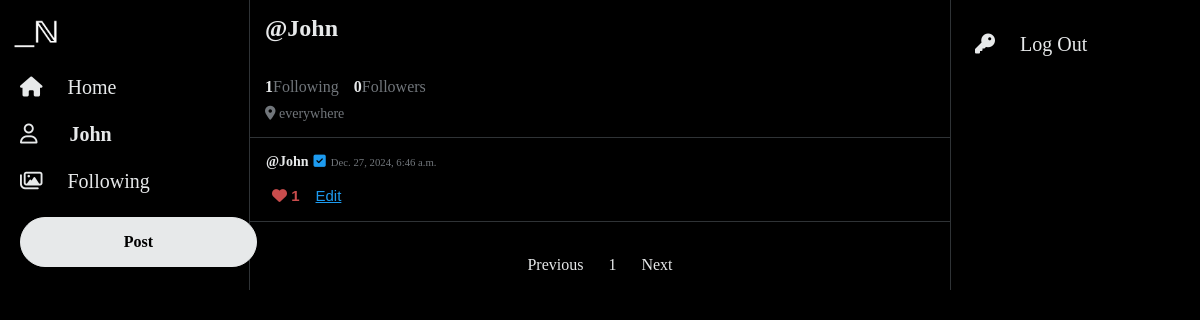
Before: /profile/6 (signed in) with the older database file.
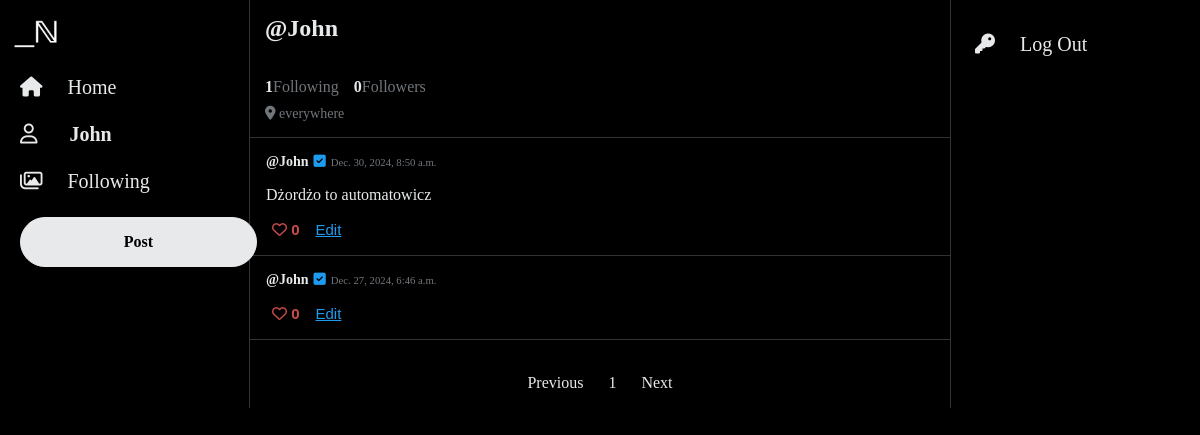
After: the same page with the newer database file.
### network/models.py (models this page shows, shortened)
class User(AbstractUser):
    pass

class Tweet(models.Model):
    author = models.ForeignKey(User, on_delete=models.CASCADE)
    tweetText = models.CharField(max_length=255)
    posted = models.DateTimeField(auto_now_add=True)
    like = models.ManyToManyField(User, blank=True, related_name="likes")

### network/views.py (the view)
# urls.py: path("profile/<int:user_id>", views.profile, name="profile"),
@login_required(redirect_field_name='my_redirect_field')
def profile(request, user_id):
    profile = User.objects.get(id=user_id)
    if Follow.objects.filter(user=user_id, followed_by=request.user).exists():
        following_status = True
    else:
        following_status = False
    followList = []
    following = request.user.following.all()
    for x in following:
        followList.append(x.user.id)
    tweets = Tweet.objects.filter(author=user_id).order_by('-posted')
    paginator = Paginator(tweets, 10)
    page_number = request.GET.get('page')
    page_obj = paginator.get_page(page_number)
    return render(request, "network/profile.html", {
        "page_obj": page_obj,
        "viewed_profile": profile.username,
        "viewed_profile_id": user_id,
        "tweets": tweets,
        "following": profile.following.all().count(),
        "followedBy": Follow.objects.filter(user=user_id).count(),
        "following_status": following_status
    })

### network/templates/network/profile.html (shortened to what this page needs)
{% extends "network/layout.html" %}
{% block body %}
<div class="profile">
   <h2 style="margin-top: 0;" data-id="{{viewed_profile_id}}">@{{viewed_profile}}</h2>
   <div class="profile-box">
   <div>
      <div style="display: flex;">
         <p class="follow-number">{{following}}</p> <p class="text-profile">Following</p> <p class="follow-number">{{followedBy}}</p> <p class="text-profile">Followers</p>
      </div>
   <span class="everywhere"><i class="fa-solid fa-location-dot"></i> everywhere</span>
   </div>
   </div>
</div>
<div class="container">
   {% for tweet in page_obj %}
   <div class="post">
      <div class="card" data-id="{{tweet.id}}">
         <div class="card-body rounded">
            <div class="card-info">
            <a class="card-title" href="{% url 'profile' user_id=tweet.author.id%}"><strong>@{{ tweet.author }}</strong></a>
            <i class="fa-solid fa-square-check" id="check"></i>
            <h6 class="card-subtitle">{{tweet.posted}}</h6>
            </div>
            <p class="card-text" id="tweetText">{{tweet.tweetText}}</p>
            {% if user.username in tweet.like.all|stringformat:'s' %}
            <button class="button-like" id="foo-like">
               <i class="fa-solid fa-heart"></i>&nbsp;<span id="number">{{ tweet.like.all.count }}</span>
            </button>
            {% else %}
            <button class="button-secondary" id="foo">
               <i class="fa-regular fa-heart"></i>&nbsp;<span id="number">{{ tweet.like.all.count }}</span>
            </button>
            {% endif %}
            {% if user.username == tweet.author|stringformat:'s' %}
            <button class="button-edit" id="edit">  Edit</button>
            {% endif %}
         </div>
      </div>
   </div>
   {% endfor %}
   <br>
   <nav aria-label="Page">
      <ul class="pagination">
         {% if page_obj.has_previous %}
         <li class="page-item">
            <a class="page-link" href="?page={{ page_obj.previous_page_number }}">Previous</a>
         </li>
         {% else %}
         <li class="page-item disabled">
            <a class="page-link disabled" href="#" tabindex="-1" aria-disabled="True">Previous</a>
         </li>
         {% endif %}
         {% for i in page_obj.paginator.page_range %}
         {% if page_obj.number == i %}
         <li class="page-item active" aria-current="page">
            <span class="page-link">
               {{ i }}
            </span>
         </li>
         {% else %}
         <li class="page-item"><a class="page-link" href="?page={{ i }}">{{ i }}</a></li>
         {% endif %}
         {% endfor %}
         {% if page_obj.has_next %}
         <li class="page-item">
            <a class="page-link" href="?page={{ page_obj.next_page_number }}">Next</a>
         </li>
         {% else %}
         <li class="page-item disabled">
            <a class="page-link disabled" href="#" tabindex="-1" aria-disabled="True">Next</a>
         </li>
         {% endif %}
      </ul>
   </nav>
</div>
{% endblock %}

### network/templates/network/layout.html (shortened to what this page needs)
{% load static %}
<!DOCTYPE html>
<html lang="en">
    <head>
        <link rel="stylesheet" href="{% static 'network/styles.css' %}"/>
        <link rel="stylesheet" href="https://cdnjs.cloudflare.com/ajax/libs/font-awesome/6.7.2/css/all.min.css">
    </head>
    <body>
        <header>
            <div class="sticky">
                <div class="logo">
                    <a href="{% url 'index' %}">
                        <img src="{% static '/network/logo.webp' %}" height="45" alt="logo"/>
                    </a>
                </div>
                <nav>
                    <div>
                        <ul style="margin: 0;">
                            {% if user.is_authenticated %}
                                <li class="nav-item">
                                    <a class="nav-link" href="{% url 'allPosts' %}">
                                        <i class="fa-sharp fa-solid fa-house" id="nav-icon"></i>
                                        <span class="nav-text">Home</span>
                                    </a>
                                </li>
                                <li class="nav-item">
                                    <a class="nav-link" href="{% url 'profile' user_id=user.id%}">
                                        <i class="fa-regular fa-user" id="nav-icon"></i>
                                        <strong class="nav-text" style="margin-left: 27px;">{{ user.username }}</strong>
                                    </a>
                                </li>
                                <li class="nav-item">
                                    <a class="nav-link" href="{% url 'following' %}">
                                        <i class="fa-regular fa-images"></i>
                                        <span class="nav-text">Following</span>
                                    </a>
                                </li>
                                <li class="nav-item button">
                                    <a class="nav-button" href="{% url 'tweet' %}" role="button">Post</a>
                                </li>
                            {% endif %}
                        </ul>
                    </div>
                </nav>
            </div>
        </header>
        <div class="body">
            {% block body %}
            {% endblock %}
        </div>
        <footer>
            <div class="sticky" style="margin-left: 12px;">
                <ul>
                    <li class="nav-item">
                        <a class="nav-link" href="{% url 'logout' %}" role="button">
                            <i class="fa-solid fa-key"></i>
                            <span class="nav-text">Log Out</span>
                        </a>
                    </li>
                </ul>
            </div>
        </footer>
    </body>
</html>

### network/static/network/styles.css (style rules this page uses)
body { display: flex; color: #e7e9ea; justify-content: center; background-color: #000; font-family: TwitterChirp; margin-top: 0; margin-bottom: 0; }
header { width: 275px; border-right: 1px solid #2F3336; }
footer { width: 275px; border-left: 1px solid #2F3336; }
ul { padding-inline-start: 0; }
#nav-icon { font-size: 20px; color: #e7e9ea; }
a.nav-link { font-size: 20px; color: #e7e9ea; text-decoration: none; }
a.card-title { margin: 0; color: #e7e9ea; text-decoration: none; font-size: 14px; }
a.page-link { color: #1d9bf0; }
a.page-link.disabled { color: #e7e9ea; text-decoration: none; cursor: default; }
.sticky { position: fixed; margin-top: 5px; }
.nav-item { align-items: center; display: flex; padding: 12px; }
.logo { padding: 5px; }
.nav-text { margin-left: 20px; margin-right: 16px; }
.nav-button { background-color: #e7e9ea; border: 1px solid #e7e9ea; border-radius: 25px; padding: 15px 25px; text-align: center; color: #000; text-decoration: none; font-weight: 600; width: 185px; }
.nav-item.button { background-color: transparent; border-radius: 25px; width: auto; }
.body { max-width: 750px; min-width: 700px; }
.post { border-bottom: 1px solid #2F3336; padding: 16px; }
.card-info { display: flex; align-items: baseline; gap: 5px; }
.card-subtitle { margin: 0; font-weight: normal; color: #71767b; }
#check { color: #1d9bf0; font-size: 14px; }
#foo { border: none; background-color: transparent; color: #c94c4c; font-size: 15px; cursor: pointer; }
#number { font-weight: bold; }
.button-edit { border: none; background-color: transparent; color: #1d9bf0; font-size: 15px; cursor: pointer; text-decoration: underline; }
.pagination { display: flex; justify-content: center; gap: 25px; align-items: center; }
.page-item { display: block; }
.profile { border-bottom: 1px solid #2F3336; padding: 15px; }
p.follow-number { font-weight: 600; margin-bottom: .5em; }
p.text-profile { margin-right: 15px; font-weight: normal; color: #71767b; margin-bottom: .5em; }
span.everywhere { color: #71767b; font-size: 14px; }
.profile-box { display: flex; justify-content: space-between; }

Changed rows visible on the page:
added Tweet: author "John", posted "Dec. 30, 2024, 8:50 a.m.", tweetText "Dżordżo to automatowicz", like.all.count "0", shows "Edit"
computed for Tweet "Dec. 27, 2024, 6:46 a.m.": like.all.count "1" → "0"
